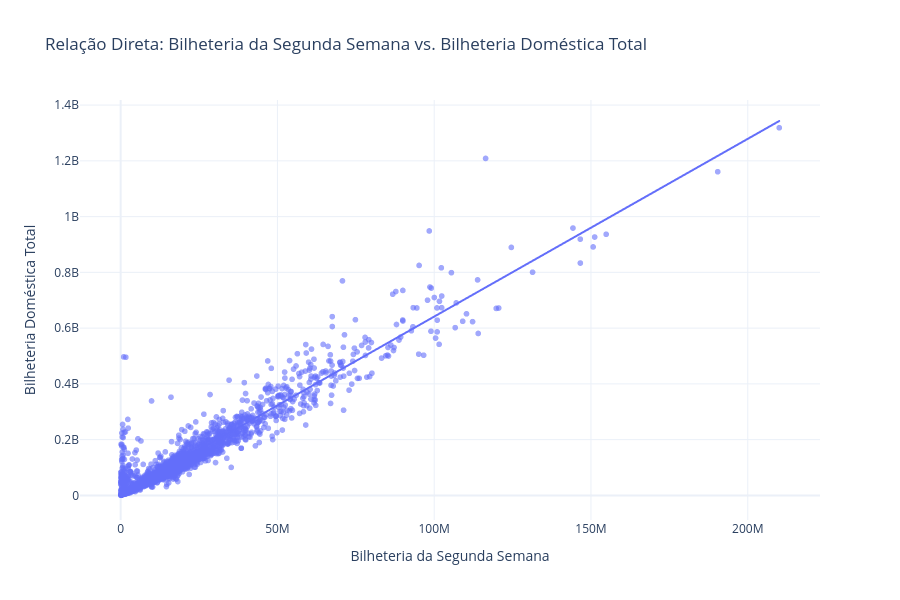

Here is the notebook cell this chart was saved with:
### Code cell
df_plot = df.dropna(subset=['semana_2', 'domestic_bo']).copy()

# Cria o gráfico de dispersão
fig = px.scatter(
    df_plot,
    x='semana_2',
    y='domestic_bo',
    hover_name='nome',
    #color='genre',
    hover_data=['year', 'genre', 'tn_legs'],
    trendline='ols',          # Linha de tendência estatística
    title='Relação Direta: Bilheteria da Segunda Semana vs. Bilheteria Doméstica Total',
    labels={
        'semana_2': 'Bilheteria da Segunda Semana ($)',
        'domestic_bo': 'Bilheteria Doméstica Total ($)'
    },
    opacity=0.6
)

fig.update_layout(
    #xaxis_type='log',
    #yaxis_type='log',
    xaxis_title='Bilheteria da Segunda Semana',
    yaxis_title='Bilheteria Doméstica Total',
    width=900,
    height=600,
    template='plotly_white'
)

fig.show()

### Figure 1 — Plotly figure (JSON) as saved in the notebook; plotly's stock layout.template omitted (floating-point values rounded to 4 significant figures; data arrays with more than 128 entries replaced by an {"elided": "..."} marker saying what was removed)
{"data": [{"customdata": {"elided": "2682x3 mixed values"}, "hovertemplate": "<b>%{hovertext}</b><br><br>Bilheteria da Segunda Semana ($)=%{x}<br>Bilheteria Doméstica Total ($)=%{y}<br>year=%{customdata[0]}<br>genre=%{customdata[1]}<br>tn_legs=%{customdata[2]}<extra></extra>", "hovertext": {"elided": "2682 str values"}, "legendgroup": "", "marker": {"color": "#636efa", "opacity": 0.6, "symbol": "circle"}, "mode": "markers", "name": "", "showlegend": false, "type": "scattergl", "x": {"elided": "2682 float values"}, "xaxis": "x", "y": {"elided": "2682 float values"}, "yaxis": "y"}, {"hovertemplate": "<b>OLS trendline</b><br>domestic_bo = 6.37493 * semana_2 + 3.9131e+06<br>R<sup>2</sup>=0.912359<br><br>Bilheteria da Segunda Semana ($)=%{x}<br>Bilheteria Doméstica Total ($)=%{y} <b>(trend)</b><extra></extra>", "legendgroup": "", "marker": {"color": "#636efa", "symbol": "circle"}, "mode": "lines", "name": "", "showlegend": false, "type": "scattergl", "x": {"elided": "2682 float values"}, "xaxis": "x", "y": {"elided": "2682 float values"}, "yaxis": "y"}], "layout": {"height": 600, "legend": {"tracegroupgap": 0}, "title": {"text": "Relação Direta: Bilheteria da Segunda Semana vs. Bilheteria Doméstica Total"}, "width": 900, "xaxis": {"anchor": "y", "domain": [0, 1], "title": {"text": "Bilheteria da Segunda Semana"}}, "yaxis": {"anchor": "x", "domain": [0, 1], "title": {"text": "Bilheteria Doméstica Total"}}}}
